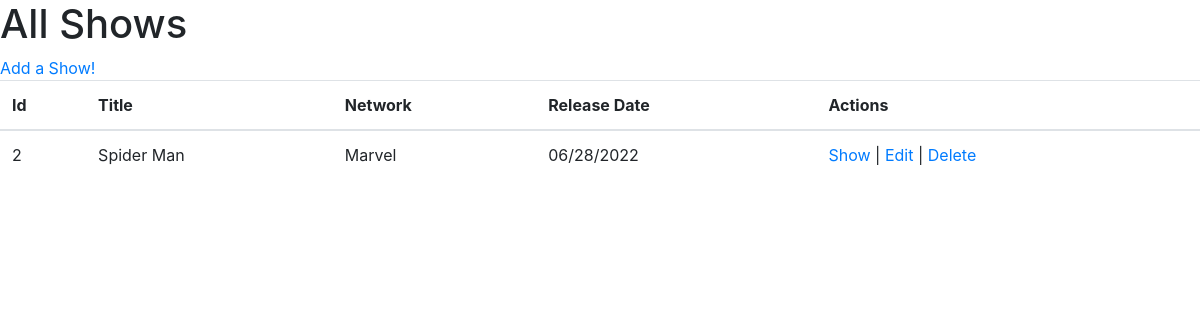
The app's page /shows, older data.
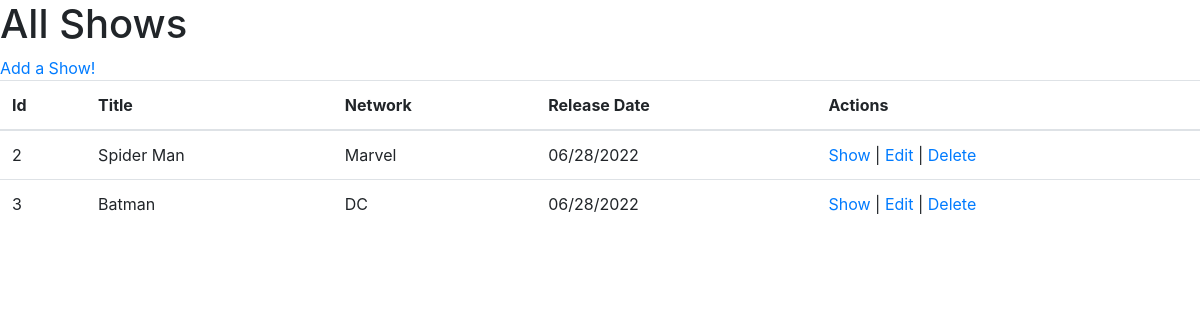
The same page, newer data.
### semiRTS/models.py (models this page shows)
class Show(models.Model):
    title = models.CharField(max_length=255)
    network = models.CharField(max_length=255)
    release_date = models.DateTimeField()
    description = models.TextField()
    created_at = models.DateTimeField(auto_now_add=True)
    updated_at = models.DateTimeField(auto_now=True)

### semiRTS/views.py (the view)
# urls.py: path('shows', views.shows),
def shows(request):
    context = {
        'shows': Show.objects.all()
    }
    return render(request, "shows.html", context)

### semiRTS/templates/shows.html (shortened to what this page needs)
<!DOCTYPE html>
<html lang="en">
<head>
    <link rel="stylesheet" href="https://stackpath.bootstrapcdn.com/bootstrap/4.5.2/css/bootstrap.min.css"
>
</head>
<body>
    <h1>All Shows</h1>
    <table class="table">
        <thead>
            <tr>
                <th>Id</th>
                <th>Title</th>
                <th>Network</th>
                <th>Release Date</th>
                <th>Actions</th>
            </tr>
        </thead>
        <tbody>
            {% for show in shows %}
            <tr>
                <td>{{ show.id }}</td>
                <td>{{ show.title }}</td>
                <td>{{ show.network }}</td>
                <td>{{ show.release_date|date:"SHORT_DATE_FORMAT" }}</td>
                <td><a href="/shows/{{ show.id }}">Show</a> | <a href="/shows/{{ show.id }}/edit">Edit</a> | <a
                        href="/shows/{{ show.id }}/delete">Delete</a></td>
            </tr>
            {% endfor %}
        </tbody>
        <a href="/shows/new">Add a Show!</a>
    </table>
</body>
</html>

Row changes from the older to the newer data that the page shows:
added Show: id "3", title "Batman", network "DC", release_date "06/28/2022"
